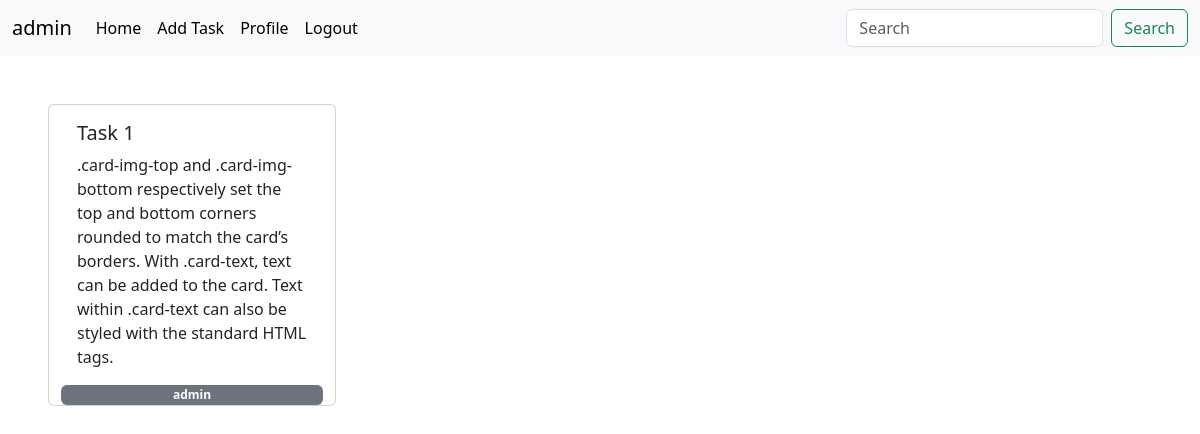
Page / (signed in) on the earlier database version.
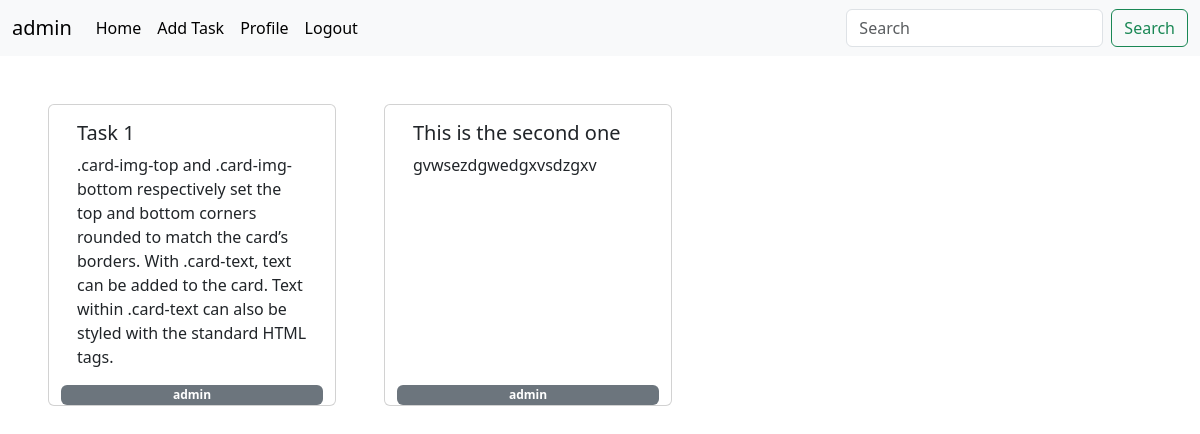
Same page on the later database version.
### core/models.py (models this page shows, shortened)
class Tasks(models.Model):
    title = models.CharField(max_length=100)
    desc = models.TextField(null=True, blank=True)
    user = models.ForeignKey(User, on_delete=models.CASCADE)

### core/views.py (the view)
# urls.py: path('', home, name='home'),
@login_required
def home(request):
    user = request.user
    task = Tasks.objects.all()
    query = request.GET.get('q', '')  # Get the search query from GET parameters
    if query:
        tasks = Tasks.objects.filter(user=user, title__icontains=query)
    else:
        tasks = Tasks.objects.filter(user=user)
    return render(request, 'home.html',{'task':task, 'user':user, 'query': query})

### core/templates/home.html (shortened to what this page needs)
{% extends "base.html" %}
{% block body %}
<div class="row m-4">
{% for i in task %}
<div class="card m-4" style="width: 18rem;">
    <div class="card-body">
      <h5 class="card-title">{{i.title}}</h5>
      <p class="card-text">{{i.desc}}</p>
    </div>
    <span class="badge badge-secondary float-right">{{i.user.username}}</span>
  </div>
  {% endfor %}
</div>
{% endblock body %}

Differences in the rows shown:
added Tasks: title "This is the second one", desc "gvwsezdgwedgxvsdzgxv", user.username "admin"
